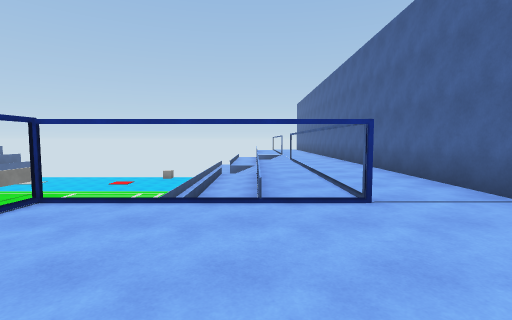
[1] (above)

23 first-person views from a walk through a scene from a Unity 3-D project. The camera is 1.5 m above the floor, tilts 4° down and sees 85° across. The floor is counted in squares, 2 m on a side. Each view is taken from the middle of a square. On the plan, view 1 faces up. The plan holds only what a view shows up to about 10 squares ahead; the rest is blank. The player character is not drawn. Some animated figures are not drawn. Some surface patterns are stand-ins.

[2]
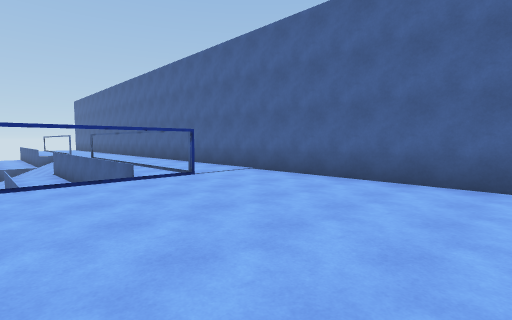

[3]
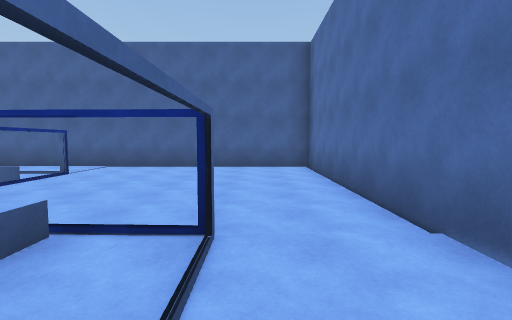

[4]
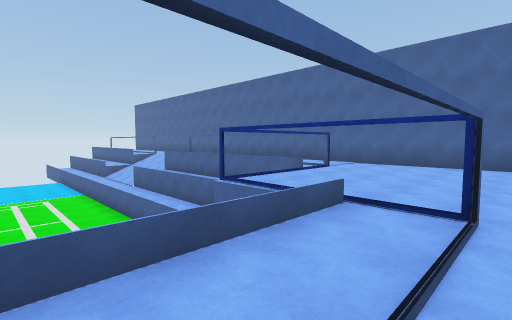

[5]
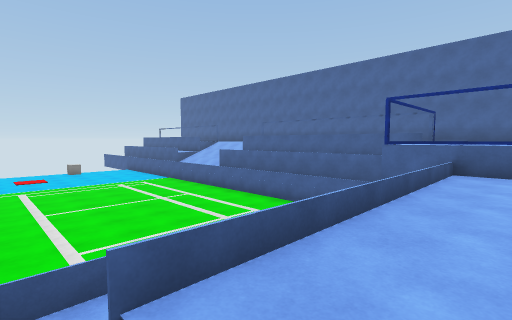

[6]
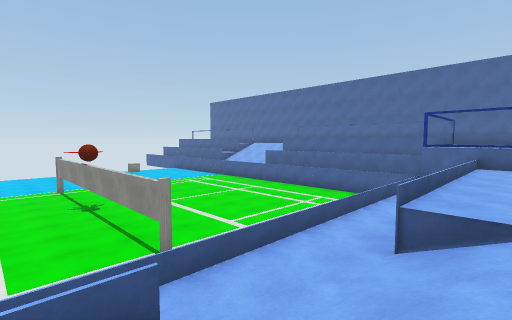

[7]
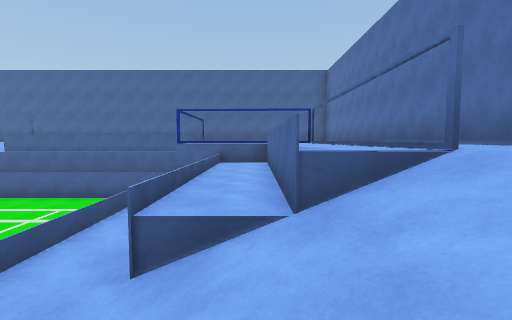

[8]
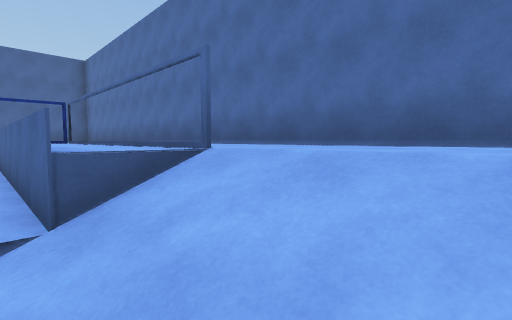

[9]
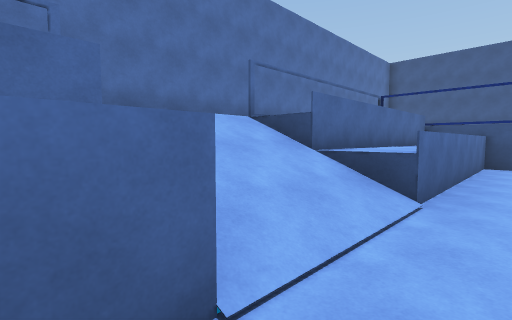

[10]
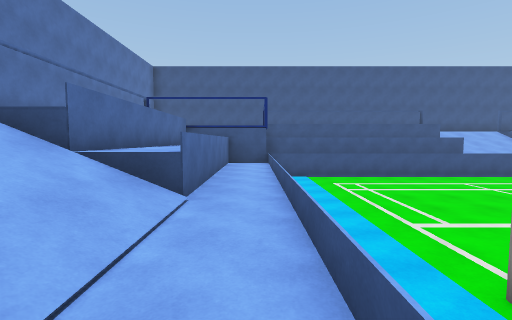

[11]
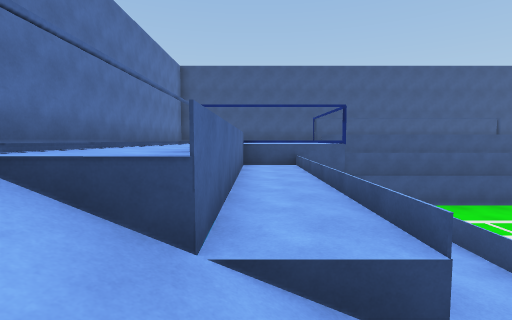

[12]
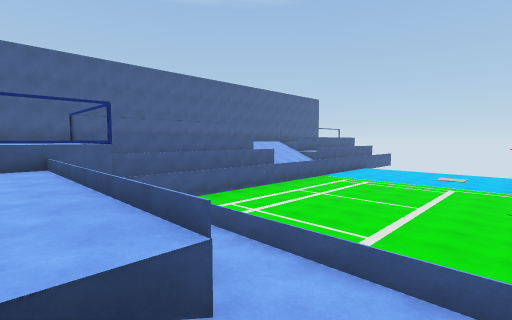

[13]
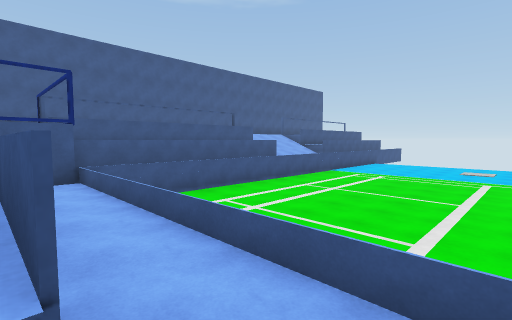

[14]
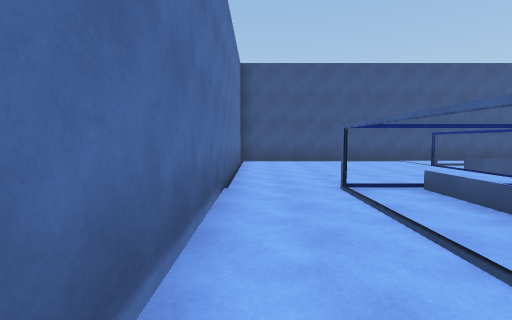

[15]
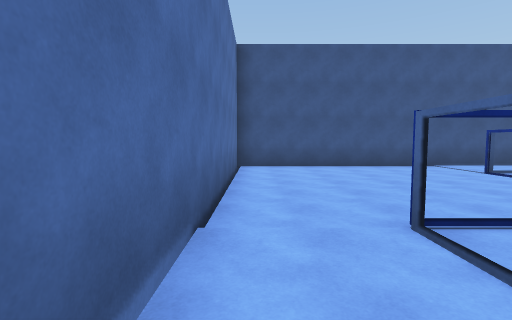

[16]
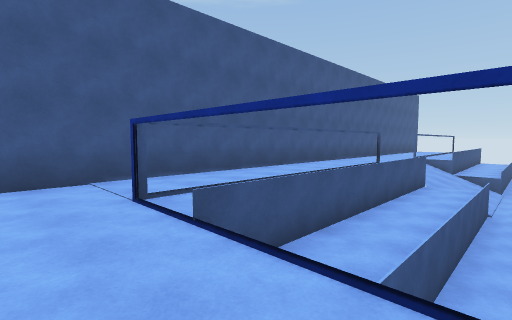

[17]
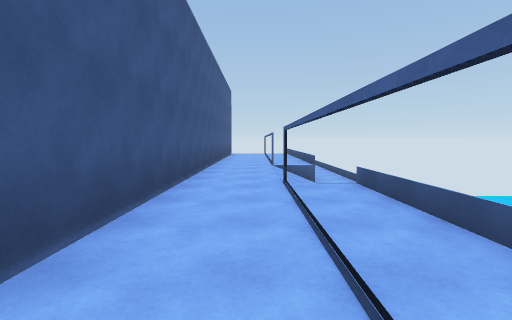

[18]
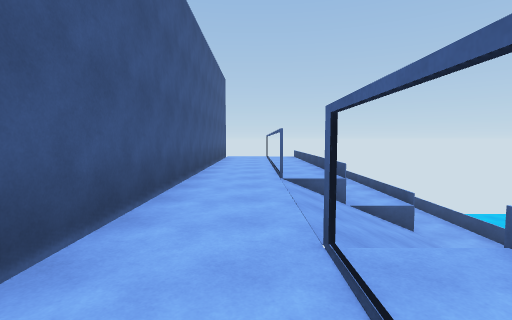

[19]
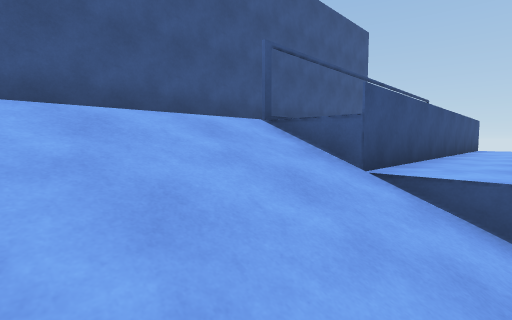

[20]
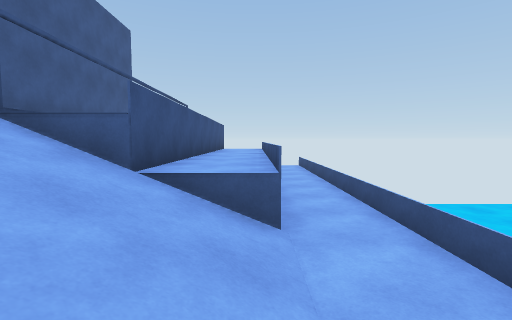

[21]
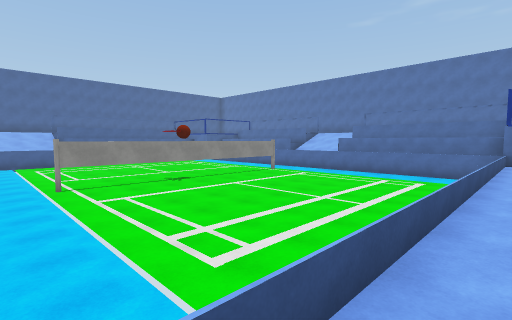

[22]
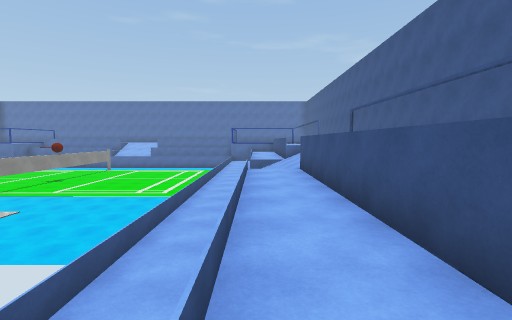

[23]
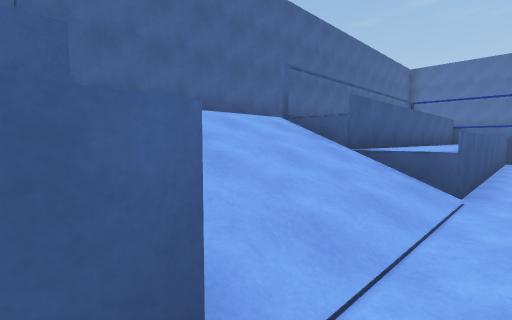

### Floor plan
Key: @ floor where view 1 was taken; # wall or solid block; . main floor; - floor 1 m lower than the main floor; _ floor 2.25 m lower than the main floor; / step, stairs or slope; = window, fence, low wall or low ledge; ^ raised ledge; v drop or lower ground; T thing the floor can be seen under or through; O other object.
Columns run from 24 left of view 1 to 4 right of it. Each row starts with its distance up from view 1.
 22    #/-_
 21 #  #/-_
 20 #  #/-_
 19 #..#/-_
 18 #..#/-_vvvv
 17 #..#/-_vvvv
 16 #..#/-_vvvvv
 15 #..#/-_vvvvvv         _^^#
 14 #..///_vvvvvvvvvv     _//   #
 13 #..///_vvvvvvvvvvvvv  _///  #
 12 #..///_vvvvvvvvvvvvv  _///  #
 11 #..//#_vvvvvvvvvvvvvv _/=/  #
 10 #..T/-_vvvvvvvvvvvvvvv_#=#..#
  9 #..T/-_vvvvvvvOvvvvvvv_#=#..#
  8 #..T/-_vvvvvvvvvvvvvvv_#= ..#
  7 #..T/-_vvvvvvvvvvvvvvv_#= ..#
  6 #..T/-_vvvvvvvvvvvvvvv_#= ..#
  5 #..T/-_vvvvvvvvvvvvvvv #=#..#
  4 #..T/-_vvvvvvvv      v #=#..#
  3 #......_____________ /......#
  2 #......######///v#####......#
  1 #......------///^vvv^^......#
  0 #......T.....////===.#..@...#
 -1 #......T    #...............#
 -2 #........... .....  ........#
 -3 #############################

Positions as (right, up) in squares from view 1, and headings:
1: (0, 0), facing up
2: (-2, -2), facing up-right
3: (-5, -1), facing right
4: (-6, -1), facing up-right
5: (-9, 1), facing up-right
6: (-12, 1), facing up-right
7: (-11, 1), facing right
8: (-11, 1), facing down-right
9: (-8, 3), facing down-left
10: (-8, 3), facing left
11: (-10, 1), facing left
12: (-10, 1), facing up-left
13: (-11, 2), facing up-left
14: (-13, -2), facing left
15: (-15, -2), facing left
16: (-18, 2), facing up-left
17: (-22, 6), facing up
18: (-22, 9), facing up
19: (-19, 12), facing up-left
20: (-19, 12), facing up
21: (-18, 14), facing down-right
22: (-19, 22), facing down
23: (-2, 15), facing down-right
